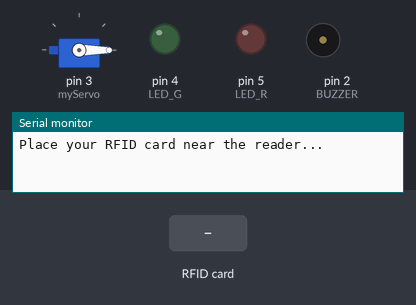
The sketch below on a simulated Arduino Uno, built with avr-gcc and run on an emulated ATmega328P. Shown: servo, output pins drawn as LEDs (lit = HIGH), buzzer (waves = sounding), the last lines printed to the serial monitor. The test bench sets the inputs (shaded band). Pins used as bus, display or sensor lines are not drawn.

Above: at 1.2 s.
1.3 s: RFID card 83 23 38 BB held to the reader
At 1.45 s:
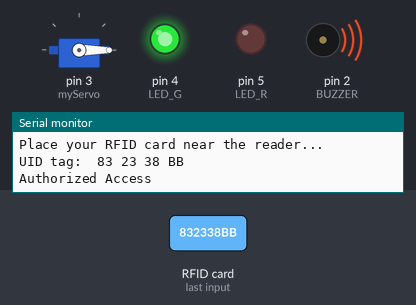
At 2.3 s:
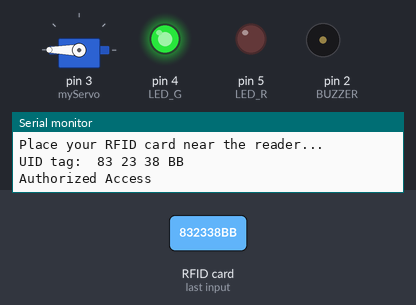
Timing chart, 0 to 8.1 s (numbered marks = the images above; inputs shaded):
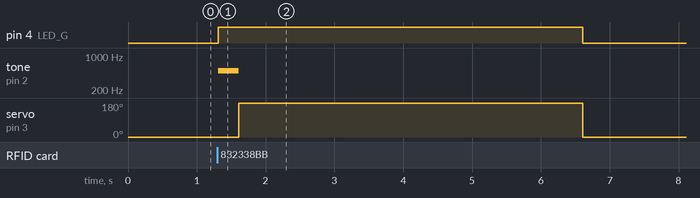

Measured:
- after the input at 1.3 s, pin 4 (LED_G): LOW → HIGH at once, → LOW 5.3 s later; tone on pin 2 (BUZZER): silent → 500 Hz at once, → silent 0.30 s later; servo on pin 3 (myServo): 0° → 180° after 0.31 s, → 0° 5.0 s later

The sketch:

RFID_Door_Lock_System.ino
```cpp
//RFID Pin	Arduino Pin
//SDA	10
//SCK	13
//MOSI	11
//MISO	12
//IRQ	Not connected
//GND	GND
//RST	9
//3.3V	3.3V

//Don't use 5V with the RFID module — it requires 3.3V only.
#include <SPI.h>
#include <MFRC522.h>
#include <Servo.h>

#define SS_PIN 10        // RFID SS/SDA pin
#define RST_PIN 9        // RFID RST pin
#define LED_G 4          // Green LED pin
#define LED_R 5          // Red LED pin
#define BUZZER 2         // Buzzer pin

MFRC522 mfrc522(SS_PIN, RST_PIN); // Create MFRC522 instance
Servo myServo;                    // Create servo object

void setup() {
  Serial.begin(9600);     // Start serial communication
  SPI.begin();            // Init SPI bus
  mfrc522.PCD_Init();     // Init MFRC522 RFID module
  myServo.attach(3);      // Attach servo to pin 3
  myServo.write(0);       // Set initial servo position

  pinMode(LED_G, OUTPUT);
  pinMode(LED_R, OUTPUT);
  pinMode(BUZZER, OUTPUT);
  noTone(BUZZER);

  Serial.println("Place your RFID card near the reader...");
}

void loop() {
  // Look for new cards
  if (!mfrc522.PICC_IsNewCardPresent()) {
    return;
  }

  // Select one of the cards
  if (!mfrc522.PICC_ReadCardSerial()) {
    return;
  }

  // Read the UID
  Serial.print("UID tag: ");
  String content = "";
  for (byte i = 0; i < mfrc522.uid.size; i++) {
    Serial.print(mfrc522.uid.uidByte[i] < 0x10 ? " 0" : " ");
    Serial.print(mfrc522.uid.uidByte[i], HEX);
    content.concat(String(mfrc522.uid.uidByte[i] < 0x10 ? " 0" : " "));
    content.concat(String(mfrc522.uid.uidByte[i], HEX));
  }

  Serial.println();
  content.toUpperCase();  // Convert UID to uppercase

  // Match the UID with your card (modify UID below)
  if (content.substring(1) == "83 23 38 BB") {
    Serial.println("Authorized Access");
    digitalWrite(LED_G, HIGH);
    tone(BUZZER, 500);
    delay(300);
    noTone(BUZZER);
    myServo.write(180);     // Open door
    delay(5000);
    myServo.write(0);       // Close door
    digitalWrite(LED_G, LOW);
  } else {
    Serial.println("Access Denied");
    digitalWrite(LED_R, HIGH);
    tone(BUZZER, 300);
    delay(1000);
    digitalWrite(LED_R, LOW);
    noTone(BUZZER);
  }

  // Halt PICC (to prevent multiple reads)
  mfrc522.PICC_HaltA();
  mfrc522.PCD_StopCrypto1();
}
```
